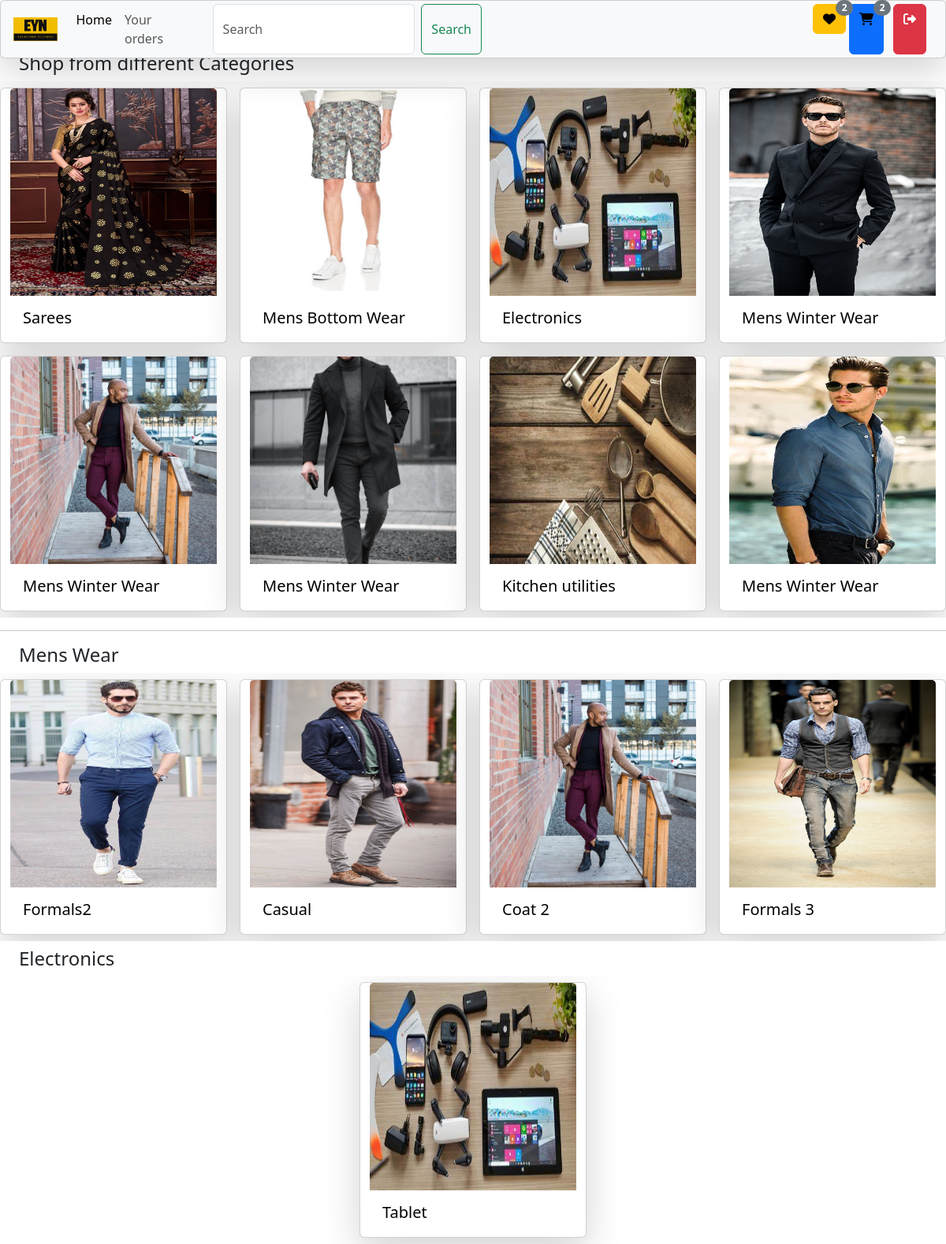
The app's page / (signed in) with its own data.
### home/models.py (models this page shows, shortened)
class BaseModel(models.Model):
    product_uuid = models.UUIDField(default=uuid.uuid4, editable=False, primary_key=True )
    created_at = models.DateField(auto_now_add=True)
    updated_at = models.DateField(auto_now_add=True)
    class Meta:
        abstract = True

class products(BaseModel):
    product_category = models.CharField(max_length=100)
    product_image = models.ImageField(upload_to="products", null=True, blank=True)
    product_image1 = models.ImageField(upload_to="products", null=True, blank=True)
    product_image2 = models.ImageField(upload_to="products", null=True, blank=True)
    product_name = models.CharField(max_length=100)
    real_price = models.IntegerField(default=1)
    discounted_price = models.IntegerField(default=1)
    product_description = models.TextField()
    size = models.CharField(max_length=100, default="medium")

### home/views.py (the view)
# urls.py: path('', home_page, name="home"),
@login_required(login_url='/login/')
def home_page(request):
    user = request.user
    product = products.objects.all()
    if request.GET.get('search'):
        search = request.GET.get('search')
        product = product.filter(
            Q(product_name__icontains = search) |
            Q(product_category__icontains = search)
        )
    items = products.objects.all()
    items = sample(list(items), min(8, len(items)))
    mens_Winter_Wear = products.objects.filter(product_category = "Mens Winter Wear")
    mens_Winter_Wear = sample(list(mens_Winter_Wear), min(4, len(mens_Winter_Wear)))
    electronics = products.objects.filter(product_category = "Electronics")
    electronics = sample(list(electronics), min(4, len(electronics)))
    length = len(cart_items.objects.filter(cart__user = user, cart__is_paid = False))
    w_length = len(wishlist.objects.filter(user=user))
    searched = False
    if request.GET.get('search'):
        searched = True
        paginator = Paginator(product, 4)  # Show 25 contacts per page.
        page_number = request.GET.get("page", 1)
        page_obj = paginator.get_page(page_number)
        context={"products":page_obj, "search":search, "searched":searched , "items":items, "mens":mens_Winter_Wear, "length":length,"w_length":w_length}
    else:
        context={"items":items, "mens":mens_Winter_Wear, "electronics":electronics, "length":length,"w_length":w_length}
    return render(request, 'home.html', context)

### home/templates/home.html (shortened to what this page needs)
{% load static %}
<!DOCTYPE html>
<html lang="en">
<head>
  <link
      href="https://cdn.jsdelivr.net/npm/bootstrap@5.3.2/dist/css/bootstrap.min.css"
      rel="stylesheet"
    />
    <link
      href="https://cdnjs.cloudflare.com/ajax/libs/font-awesome/4.3.0/css/font-awesome.css"
      rel="stylesheet"
      type="text/css"
    />
  <link rel="stylesheet" href="{% static 'style.css' %}">
</head>
<body>
  <nav class="navbar navbar-expand-lg p-1 bg-body-tertiary fixed-top card shadow-lg">
    <div class="container-fluid">
      <a class="navbar-brand fs-4" href="/"><img src="/media/logo/EYN_edited.png" alt="..." style="height: 30px; margin-bottom: 4px;"></a>
        </div></a>
      <div class="sidebar offcanvas offcanvas-start" tabindex="-1" id="offcanvasNavbar" aria-labelledby="offcanvasNavbarLabel">
        <div class="offcanvas-body">
          <ul class="navbar-nav flex-grow-1 pe-3">
            <li class="nav-item">
              <a class="nav-link active" aria-current="page" href="/">Home</a>
            </li>
            <li class="nav-item">
              <a class="nav-link" href="/orders/">Your orders</a>
            </li>
          </ul>
          <form class="d-flex" role="search">
            <input class="form-control me-2" type="search" name="search" placeholder="Search" aria-label="Search">
            <button class="btn btn-outline-success" type="submit">Search</button>
          </form>
          <a href="/wishlist/"><div class="btn btn-warning icon1"><i class="fa-solid fa-heart"></i><span class="wishlist badge text-bg-secondary rounded-pill">{{w_length}}</span></div></a>
        <a href="/cart/"><div class="btn btn-primary mx-1"><i class="fa-solid fa-cart-shopping"></i>
          <span class="wishlist badge text-bg-secondary rounded-pill">{{length}}</span></a></div></a>
        <a class="btn btn-danger mx-2" href="/logout/"><i class="fa-solid fa-right-from-bracket"></i></a>
        </div>
  </nav>
  {% if searched %}
    <h4 class="mx-4 mb-3" style="
    margin-top: 66px;
  ">Search Results</h4>
  <div class="d-flex o-hide " style="justify-content: center;
">
    <div class="row d-flex" style="justify-content: center;">
    {% for product in products %}
    <div class="card p_card mx-1 my-2 products-media">
    <a href="/product/{{product.product_uuid}}"><img src="/media/{{product.product_image}}" class="card-img-top" alt="...">
        <div class="card-body">
            <h5 class="card-title">{{product.product_name}}</h5>
            <div class="d-flex">
              <p class="card-text">₹{{product.discounted_price}}\-</p>
              <strike><p class="card-text mx-2">{{product.real_price}}\-</p></strike>
            </div>
            <a href="/product/{{product.product_uuid}}" class="btn btn-warning bigCard d-flex" style="justify-content: center;">View</a>
        </div></a>
    </div>
  {% endfor %}
  </div>
  </div>
  <div class="d-flex" style="justify-content: center;">
    <div class="pagination">
      <span class="step-links">
          {% if products.has_previous %}
              <a class="btn btn-outline-success my-2" href="?search={{ search }}&page=1">&laquo; first</a>
              <a class="btn btn-outline-success my-2" href="?search={{ search }}&page={{ products.previous_page_number }}">previous</a>
          {% endif %}
          <span class="current">
              Page {{ products.number }} of {{ products.paginator.num_pages }}.
          </span>
          {% if products.has_next %}
              <a class="btn btn-outline-success my-2" href="?search={{ search }}&page={{ products.next_page_number }}">next</a>
              <a class="btn btn-outline-success my-2" href="?search={{ search }}&page={{ products.paginator.num_pages }}">last &raquo;</a>
          {% endif %}
      </span>
  </div>
</div>
  {% else %}
  <h4 class="mx-4" style="
  margin-top: 66px;
">Shop from different Categories</h4>
  <div class="d-flex o-hide" style="justify-content: center;">
    <div class="row d-flex" style="justify-content: center;">
    {% for item in items %}
    <div class="card c-media bigCard shadow-lg mx-2 my-2 d-flex"  >
      <a href="/products/{{item.product_category}}"><img src="/media/{{item.product_image}}" class="card-img-top" alt="..." >
      <div class="card-body">
        <h5 class="card-title">{{item.product_category}}</h5></a>
      </div>
    </div>
    {% endfor %}
<hr>
  <h4 class="my-2 mx-4">Mens Wear</h4>
  <div class="d-flex o-hide"style="justify-content: center;">
    <div class="row d-flex" style="justify-content: center;">
    {% for men in mens %}
    <div class="card c-media bigCard shadow-lg mx-2 my-2 d-flex">
      <a href="/product/{{men.product_uuid}}"><img src="/media/{{men.product_image}}" class="card-img-top" alt="...">
      <div class="card-body">
        <h5 class="card-title">{{men.product_name}}</h5>
      </div></a>
    </div>
    {% endfor %}
    </div>
  </div>
  <h4 class="my-2 mx-4">Electronics</h4>
  <div class="d-flex o-hide"style="justify-content: center;">
    <div class="row d-flex" style="justify-content: center;">
    {% for men in electronics %}
    <div class="card c-media bigCard shadow-lg mx-2 my-2 d-flex">
      <a href="/product/{{men.product_uuid}}"><img src="/media/{{men.product_image}}" class="card-img-top" alt="...">
      <div class="card-body">
        <h5 class="card-title">{{men.product_name}}</h5>
      </div></a>
    </div>
    {% endfor %}
    </div>
  </div>
  {% endif %}
</body>
</html>

### static/style.css (style rules this page uses)
.icon1 { margin-left: 420px; }
.bigCard { transition: 0.5s; }
.o-hide { overflow: hidden; }
.c-media { width: 18rem; height: 324px; }
.c-media img { height: 263px; }
a { color: #020101; text-decoration: none; }
.wishlist.badge { position: absolute; top: -1px; }

### records on screen
products: product_image (picture), product_category "Sarees"
products: product_image (picture), product_category "Mens Bottom Wear"
products: product_image (picture), product_category "Electronics", product_name "Tablet"
products: product_image (picture), product_category "Mens Winter Wear"
products: product_image (picture), product_category "Mens Winter Wear", product_name "Coat 2"
products: product_image (picture), product_category "Mens Winter Wear"
products: product_image (picture), product_category "Kitchen utilities"
products: product_image (picture), product_category "Mens Winter Wear"
products: product_image (picture), product_name "Formals2"
products: product_image (picture), product_name "Casual"
products: product_image (picture), product_name "Formals 3"

### other values on screen
{{ w_length }} "2"
{{ length }} "2"
